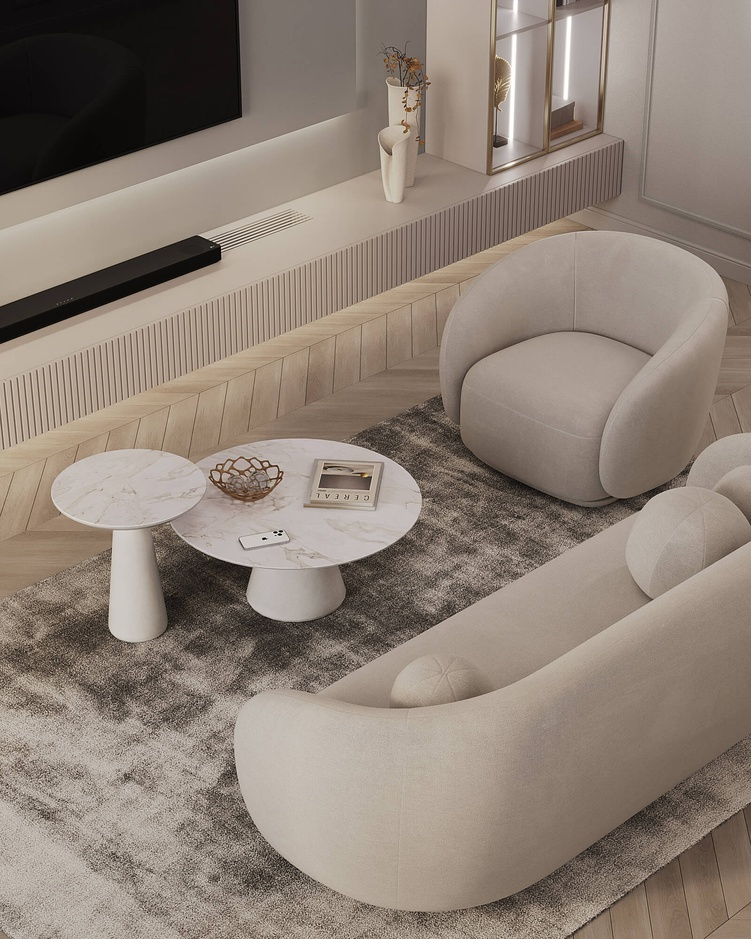
#> input picture assets/about-1.jpg, 751 x 939 px, shrunk from 1600 x 2000 before the run
$ python .meas.py assets/about-1.jpg 1.0 assets/about-2.jpg
#> lines starting #> are read from the running program, lines starting #| are printed output that depends on the picture
import sys
from PIL import Image, ImageFile
ImageFile.LOAD_TRUNCATED_IMAGES = True

path = sys.argv[1]
FRAME_W = float(sys.argv[2]) if len(sys.argv) > 2 else 1920.0

im = Image.open(path).convert("L")
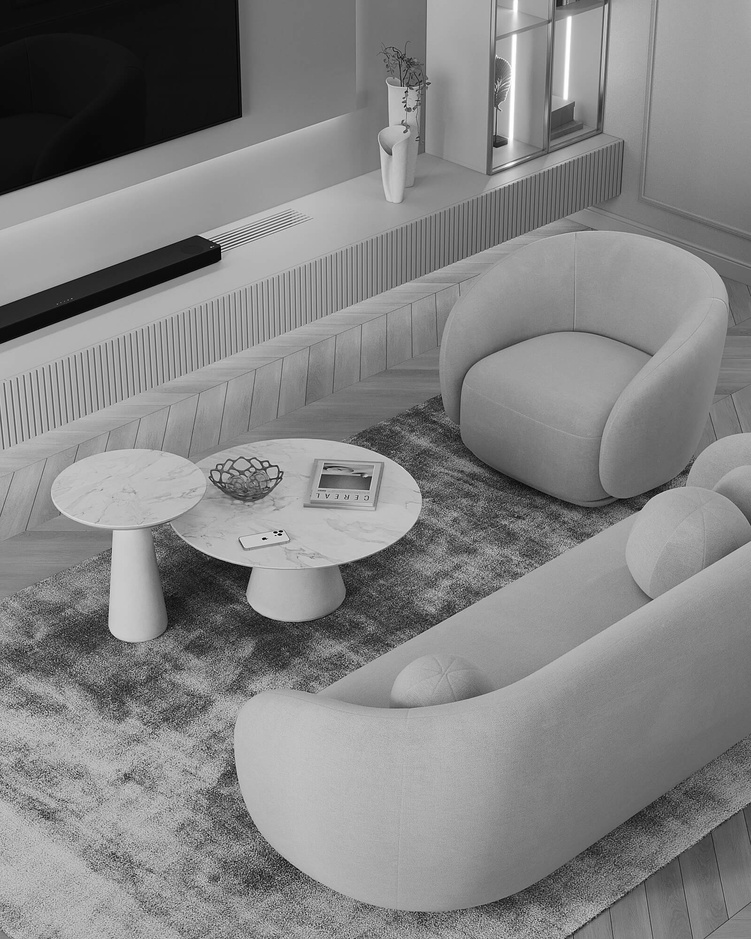
#> im: PIL image 751x939 L; min 1, max 255, mean 131.4
W, H = im.size
#> W = 751; H = 939
k = W / FRAME_W
#> k = 751
px = im.load()
print("PNG %dx%d, макет %dx%d, масштаб %.3f" % (W, H, FRAME_W, round(H / k), k))
#| PNG 751x939, макет 1x1, масштаб 751.000


def cols(y0, y1, x0=0, x1=None, thr=170, gap=14):
    x1 = FRAME_W if x1 is None else x1
    ya, yb = max(0, int(y0 * k)), min(H, int(y1 * k))
    hit = [x for x in range(int(x0 * k), min(W, int(x1 * k))) if any(px[x, y] < thr for y in range(ya, yb))]
    out, start, prev = [], None, None
    for x in hit:
        if start is None:
            start = prev = x
        elif x - prev > gap * k:
            out.append((round(start / k), round(prev / k)))
            start = x
        prev = x
    if start is not None:
        out.append((round(start / k), round(prev / k)))
    return out


def rows(x0, x1, y0, y1, thr=170, gap=10):
    xa, xb = int(x0 * k), min(W, int(x1 * k))
    hit = [y for y in range(max(0, int(y0 * k)), min(H, int(y1 * k)))
           if any(px[x, y] < thr for x in range(xa, xb, 2))]
    out, start, prev = [], None, None
    for y in hit:
        if start is None:
            start = prev = y
        elif y - prev > gap * k:
            out.append((round(start / k), round(prev / k)))
            start = y
        prev = y
    if start is not None:
        out.append((round(start / k), round(prev / k)))
    return out


def scan(label, x0, x1, y0, y1, thr=170, gap=10):
    print("--- %s (x %d..%d, y %d..%d) ---" % (label, x0, x1, y0, y1))
    for a, b in rows(x0, x1, y0, y1, thr, gap):
        print("   y %4d..%4d h=%3d   x:" % (a, b, b - a + 1), cols(a, b + 1, x0, x1, thr))


if __name__ == "__main__":
    import json
#> (the run stopped early here; a loop or call above may not have finished)

$ run again, on assets/about-3.jpg
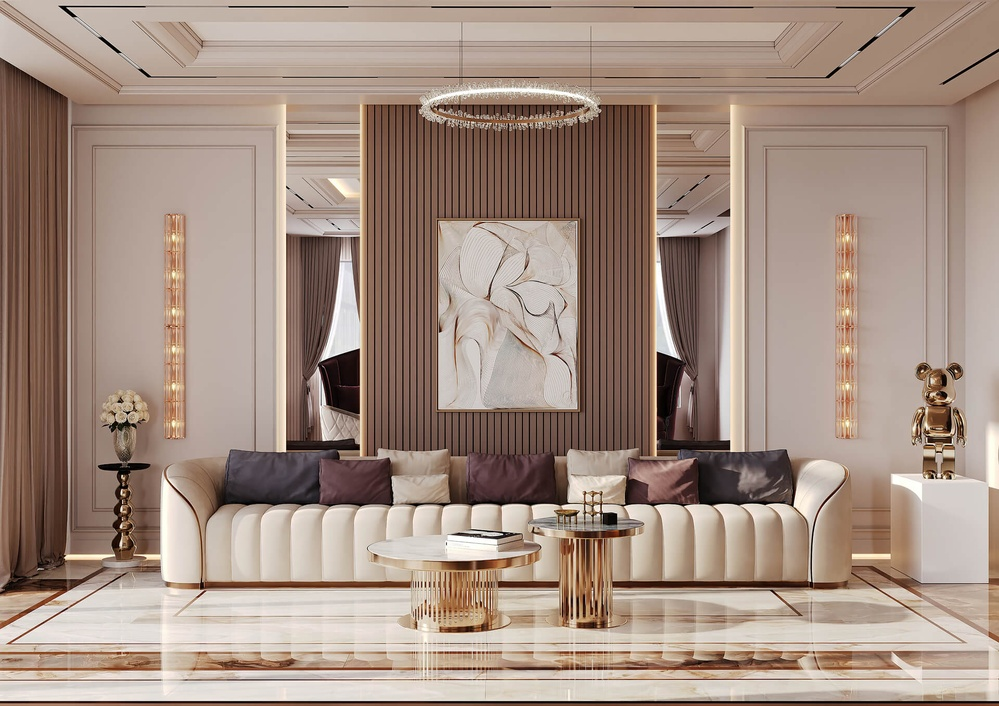
#> input picture assets/about-3.jpg, 999 x 706 px, shrunk from 1920 x 1358 before the run
#> `im = Image.open(path).convert("L")`:
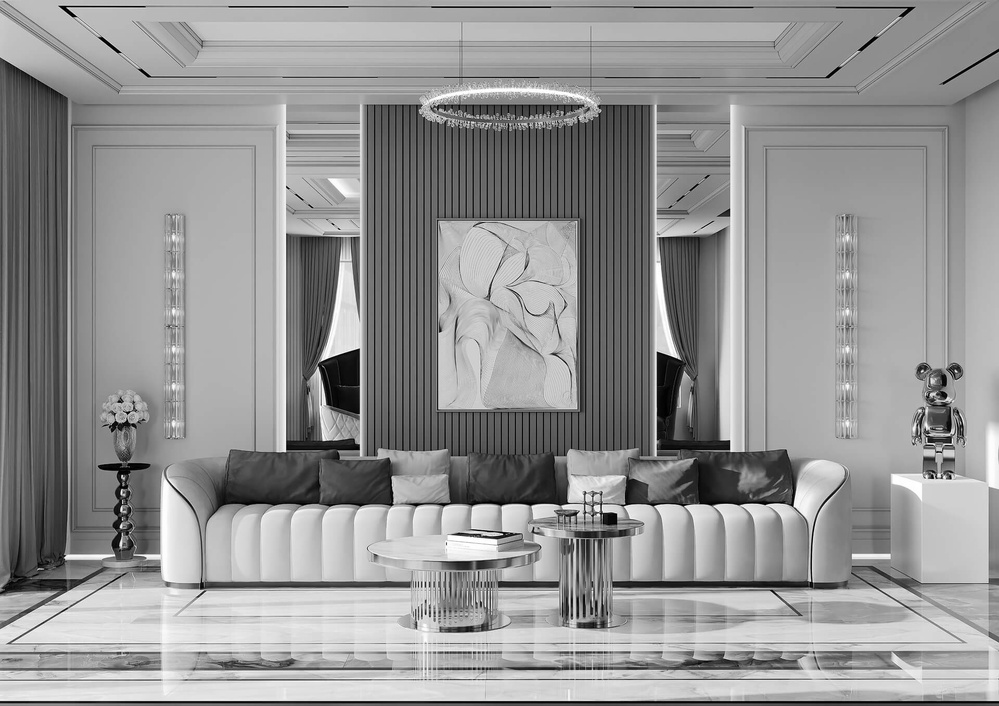
#> im: PIL image 999x706 L; min 0, max 255, mean 147.4
#| PNG 999x706, макет 1x1, масштаб 999.000

$ run again, on assets/about-4.jpg
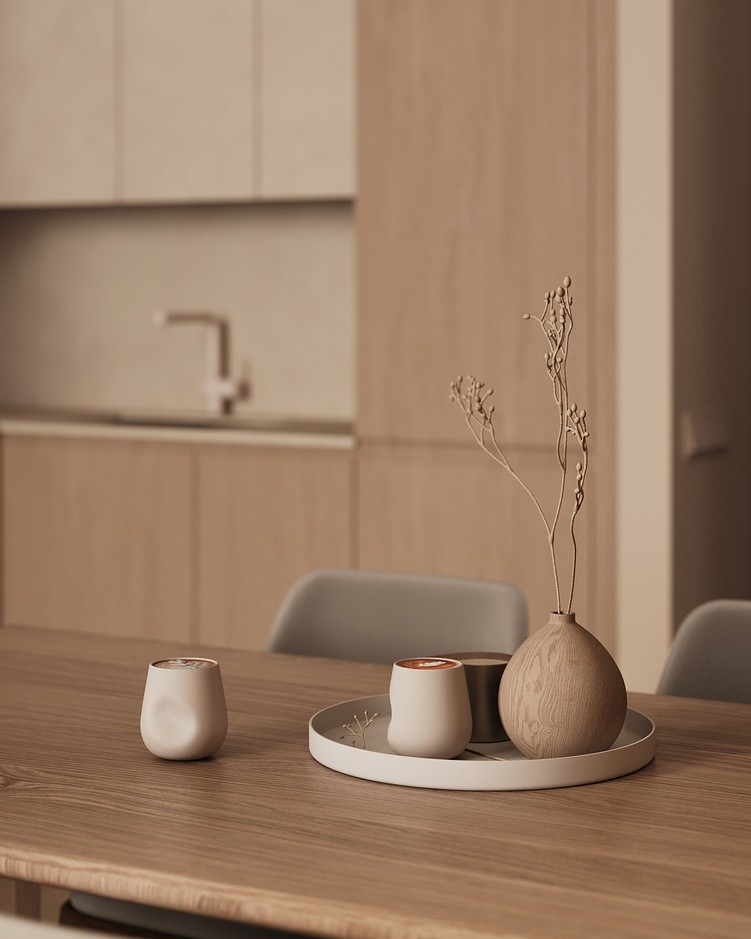
#> input picture assets/about-4.jpg, 751 x 939 px, shrunk from 2000 x 2500 before the run
#> `im = Image.open(path).convert("L")`:
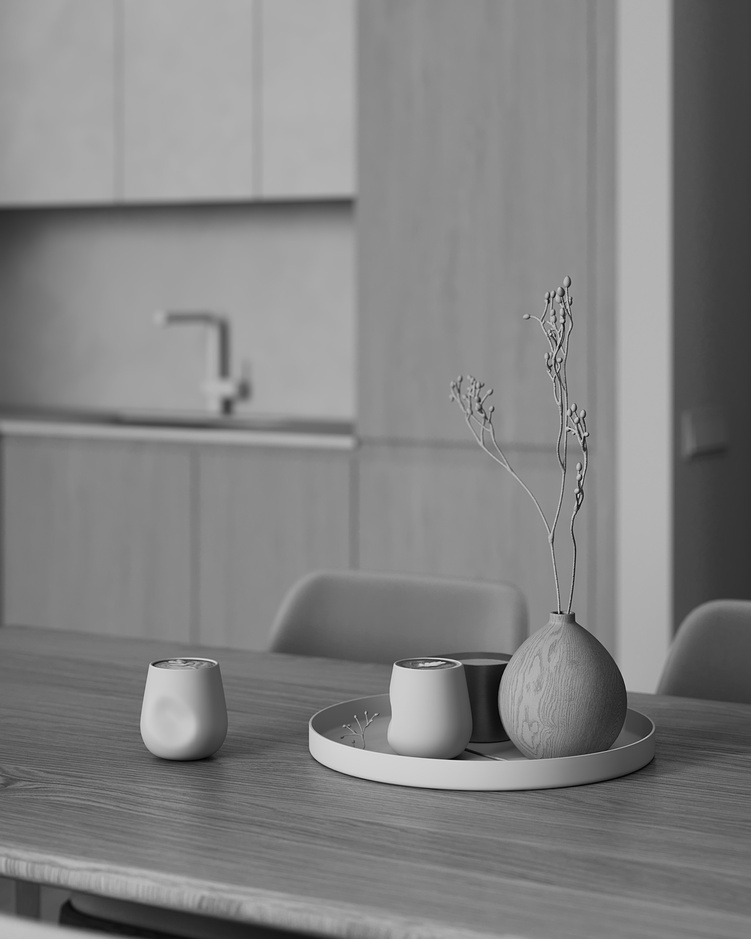
#> im: PIL image 751x939 L; min 2, max 224, mean 130.4
#| PNG 751x939, макет 1x1, масштаб 751.000
